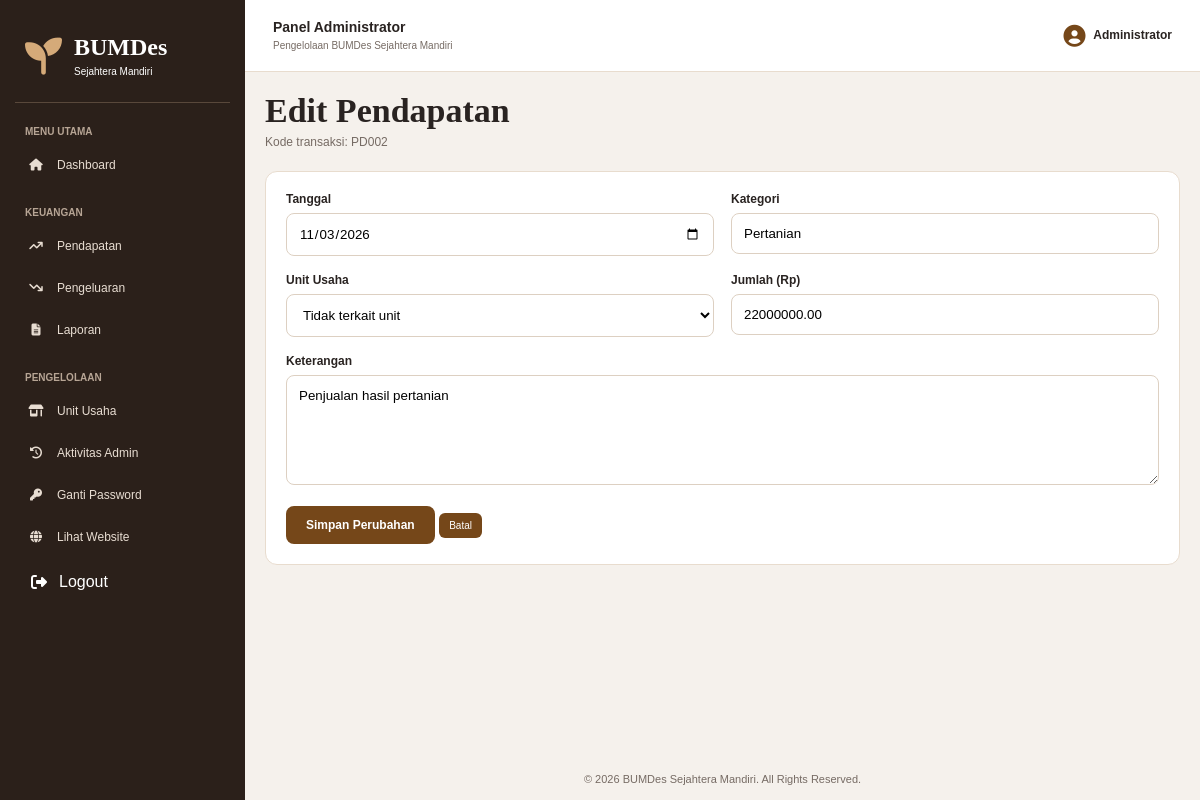
The app's page /admin/edit-transaksi.php?jenis=pendapatan&id=2 (signed in) with its own data.
### tables this page shows
CREATE TABLE pendapatan (
    id INT AUTO_INCREMENT PRIMARY KEY,
    kode_transaksi VARCHAR(50) NOT NULL UNIQUE,
    tanggal DATE NOT NULL,
    kategori VARCHAR(100) NOT NULL,
    unit_usaha_id INT NULL,
    keterangan TEXT,
    jumlah DECIMAL(15,2) NOT NULL,
    created_at TIMESTAMP DEFAULT CURRENT_TIMESTAMP,
    updated_at TIMESTAMP DEFAULT CURRENT_TIMESTAMP ON UPDATE CURRENT_TIMESTAMP,
    INDEX idx_pendapatan_tanggal (tanggal),
    INDEX idx_pendapatan_unit (unit_usaha_id),
    FOREIGN KEY (unit_usaha_id)
        REFERENCES unit_usaha(id)
        ON DELETE SET NULL
);

### config/config.php (called while the page is built, shortened)
<?php
function e($data): string {
    return htmlspecialchars((string)($data ?? ''), ENT_QUOTES | ENT_SUBSTITUTE, 'UTF-8');
}

### admin/edit-transaksi.php (the view, shortened to what this page needs)
<?php
require_once "../config/config.php";
$jenis = $_GET['jenis'] ?? $_POST['jenis'] ?? '';
$id = filter_var($_GET['id'] ?? $_POST['id'] ?? 0, FILTER_VALIDATE_INT);
$stmt = $pdo->prepare("SELECT * FROM {$jenis} WHERE id=?"); $stmt->execute([$id]); $data = $stmt->fetch();
$error = '';
$units=$pdo->query('SELECT id,nama_unit FROM unit_usaha ORDER BY nama_unit')->fetchAll();
require '_header.php';
?>
<div class="page-heading"><div><h1>Edit <?= e(ucfirst($jenis)) ?></h1><p>Kode transaksi: <?= e($data['kode_transaksi']) ?></p></div></div>
<div class="content-panel"><?php if($error): ?><div class="alert"><?= e($error) ?></div><?php endif; ?>
<form method="POST" class="form-grid"><?= csrfField() ?><input type="hidden" name="jenis" value="<?= e($jenis) ?>"><input type="hidden" name="id" value="<?= (int)$id ?>">
<div class="form-group"><label>Tanggal</label><input type="date" name="tanggal" max="<?= date('Y-m-d') ?>" value="<?= e($data['tanggal']) ?>" required></div>
<div class="form-group"><label>Kategori</label><input type="text" name="kategori" maxlength="100" value="<?= e($data['kategori']) ?>" required></div>
<div class="form-group"><label>Unit Usaha</label><select name="unit_usaha_id"><option value="">Tidak terkait unit</option></select></div>
<div class="form-group"><label>Jumlah (Rp)</label><input type="number" name="jumlah" min="0.01" step="0.01" value="<?= e($data['jumlah']) ?>" required></div>
<div class="form-group full"><label>Keterangan</label><textarea name="keterangan" maxlength="2000" required><?= e($data['keterangan']) ?></textarea></div>
<div class="form-group full"><button type="submit" class="btn-submit">Simpan Perubahan</button> <a class="btn-small" href="<?= e($jenis) ?>.php">Batal</a></div></form></div>
<?php require '_footer.php'; ?>

### style.css (style rules this page uses)
:root { --espresso: #292321; --dark-brown: #392719; --brown: #754719; --bronze: #B18A65; --ivory: #F5F0E9; --taupe: #D8C9B8; --white: #FFFFFF; --grey: #766B64; --light: #FBF8F3; --border: #E8DCCE; --shadow: 0 8px 25px rgba(52, 34, 20, .09); }
* { margin: 0; padding: 0; box-sizing: border-box; }
html { scroll-behavior: smooth; }
body { font-family: 'Manrope', sans-serif; background: var(--light); color: var(--espresso); }
a { text-decoration: none; color: inherit; }
button, input, select, textarea { font-family: inherit; }
button { cursor: pointer; }
.form-grid { display: grid; grid-template-columns: repeat(2,1fr); gap: 17px; }
.form-group label { display: block; font-size: 12px; font-weight: 800; margin-bottom: 7px; }
.form-group input, .form-group select, .form-group textarea { width: 100%; padding: 12px; border: 1px solid #DDD0C2; border-radius: 8px; outline: none; background: white; }
.form-group textarea { min-height: 110px; resize: vertical; }
.form-group.full { grid-column: 1/-1; }
.btn-submit { border: none; padding: 12px 20px; border-radius: 8px; background: #754719; color: white; font-size: 12px; font-weight: 800; }
.admin-body { background: #F5F1EC; }
.page-heading { display: flex; justify-content: space-between; align-items: center; margin-bottom: 22px; gap: 15px; }
.page-heading h1 { font-family: 'Cormorant Garamond', serif; font-size: 34px; }
.page-heading p { color: var(--grey); font-size: 12px; margin-top: 5px; }
.content-panel { background: white; border: 1px solid var(--border); border-radius: 12px; padding: 20px; margin-bottom: 20px; overflow: hidden; }
.btn-small { display: inline-block; background: #754719; color: white; padding: 7px 10px; border-radius: 6px; font-size: 10px; }

### records on screen
pendapatan: kode_transaksi "PD002", tanggal "11/03/2026", kategori "Pertanian", jumlah "22000000.00", keterangan "Penjualan hasil pertanian"

### other values on screen
$_SESSION["admin_nama"] "Administrator"
$jenis "Pendapatan"
